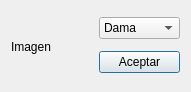
<?xml version="1.0" encoding="UTF-8"?>
<ui version="4.0">
 <class>coronacionPeon</class>
 <widget class="QDialog" name="coronacionPeon">
  <property name="geometry">
   <rect>
    <x>0</x>
    <y>0</y>
    <width>191</width>
    <height>92</height>
   </rect>
  </property>
  <property name="sizePolicy">
   <sizepolicy hsizetype="Fixed" vsizetype="Fixed">
    <horstretch>191</horstretch>
    <verstretch>92</verstretch>
   </sizepolicy>
  </property>
  <property name="minimumSize">
   <size>
    <width>191</width>
    <height>92</height>
   </size>
  </property>
  <property name="maximumSize">
   <size>
    <width>191</width>
    <height>92</height>
   </size>
  </property>
  <property name="contextMenuPolicy">
   <enum>Qt::NoContextMenu</enum>
  </property>
  <property name="windowTitle">
   <string>Coronacion</string>
  </property>
  <property name="windowOpacity">
   <double>1.000000000000000</double>
  </property>
  <layout class="QHBoxLayout" name="horizontalLayout_2">
   <item>
    <layout class="QHBoxLayout" name="horizontalLayout">
     <item>
      <widget class="QLabel" name="imageLabel">
       <property name="minimumSize">
        <size>
         <width>72</width>
         <height>72</height>
        </size>
       </property>
       <property name="text">
        <string>Imagen</string>
       </property>
      </widget>
     </item>
     <item>
      <layout class="QVBoxLayout" name="verticalLayout">
       <item>
        <widget class="QComboBox" name="selector">
         <item>
          <property name="text">
           <string>Dama</string>
          </property>
         </item>
         <item>
          <property name="text">
           <string>Torre</string>
          </property>
         </item>
         <item>
          <property name="text">
           <string>Alfil</string>
          </property>
         </item>
         <item>
          <property name="text">
           <string>Caballo</string>
          </property>
         </item>
        </widget>
       </item>
       <item>
        <widget class="QPushButton" name="aceptar">
         <property name="text">
          <string>Aceptar</string>
         </property>
        </widget>
       </item>
      </layout>
     </item>
    </layout>
   </item>
  </layout>
 </widget>
 <resources/>
 <connections/>
</ui>
